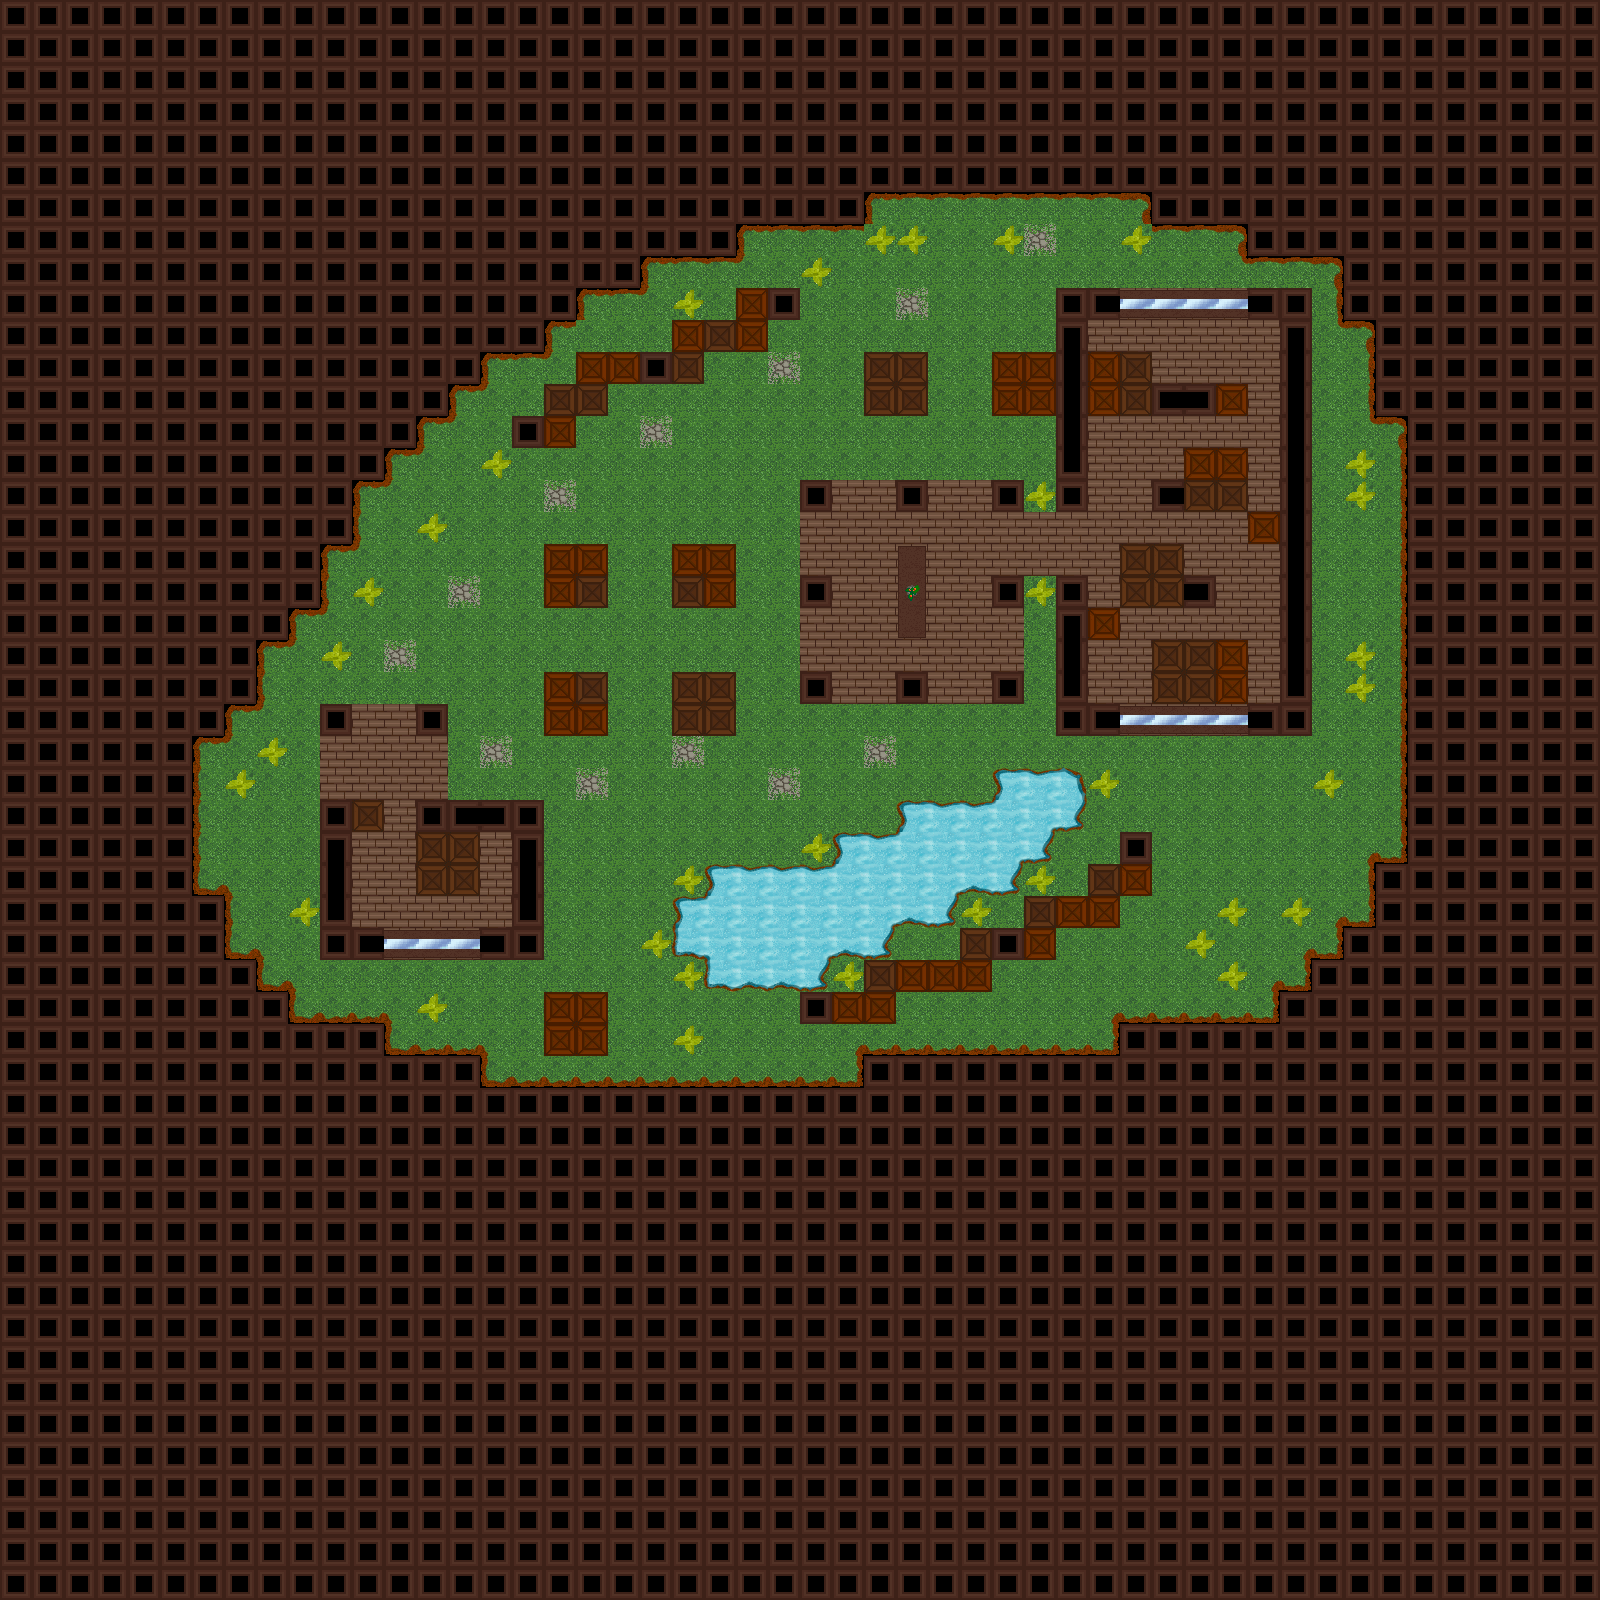

This game map was drawn from its Tiled (.tmx) file and the tilesets committed beside it. A one-line description and the trimmed map source follow:
An orthogonal 50x50 tile map with 32x32 px tiles, 6 tile layers (floor, water, unbreakable, breakable, ...) and 4 objects (player3, player0, player2, player1).

<map version="1.0" orientation="orthogonal" renderorder="right-down" width="50" height="50" tilewidth="32" tileheight="32" nextobjectid="6">
 <properties>
  <property name="ambientLight" type="float" value="0.5" />
 </properties>
 <tileset firstgid="1" name="blank_tileset_max_size" tilewidth="32" tileheight="32" tilecount="256" columns="16">
  <image source="blank_tileset_max_size.png" trans="ff00ff" width="512" height="512" />
  <terraintypes>
   <terrain name="Grama" tile="-1" />
   <terrain name="Ã�gua" tile="-1" />
   <terrain name="Nada" tile="-1" />
  </terraintypes>
  <tile id="2" terrain="0,0,0,0" />
  <tile id="3" terrain="0,0,0,0" />
  <tile id="35" terrain="2,2,2,0" />
  <tile id="36" terrain="2,2,0,0" />
  <tile id="37" terrain="2,2,0,2" />
  <tile id="38" terrain="2,0,0,0" />
  <tile id="51" terrain="2,0,2,0" />
  <tile id="52" terrain="0,0,0,0" />
  <tile id="53" terrain="0,2,0,2" />
  <tile id="54" terrain="0,2,0,0" />
  <tile id="67" terrain="2,0,2,2" />
  <tile id="68" terrain="0,0,2,2" />
  <tile id="69" terrain="0,2,2,2" />
  <tile id="70" terrain="0,0,0,2" />
  <tile id="82" terrain="0,1,1,1" />
  <tile id="86" terrain="0,0,2,0" />
  <tile id="98" terrain="1,0,1,1" />
  <tile id="99" terrain="0,0,0,1" />
  <tile id="100" terrain="0,0,1,1" />
  <tile id="101" terrain="0,0,1,0" />
  <tile id="114" terrain="1,1,1,0" />
  <tile id="115" terrain="0,1,0,1" />
  <tile id="116" terrain="1,1,1,1" />
  <tile id="117" terrain="1,0,1,0" />
  <tile id="130" terrain="1,1,0,1" />
  <tile id="131" terrain="0,1,0,0" />
  <tile id="132" terrain="1,1,0,0" />
  <tile id="133" terrain="1,0,0,0" />
 </tileset>
 <layer name="floor" width="50" height="50">
  <data>[2500 cells, 809 non-empty, 16 distinct tile ids]</data>
 </layer>
 <layer name="water" width="50" height="50">
  <data>[2500 cells, 60 non-empty, 14 distinct tile ids]</data>
 </layer>
 <layer name="unbreakable" width="50" height="50">
  <data>[2500 cells, 67 non-empty, 6 distinct tile ids]</data>
 </layer>
 <layer name="breakable" width="50" height="50">
  <data>[2500 cells, 89 non-empty, 4 distinct tile ids]</data>
 </layer>
 <objectgroup name="Player">
  <object id="2" name="Player 3" type="player3" x="352" y="896" width="32" height="32">
   <properties>
    <property name="angle" type="float" value="0" />
   </properties>
   <ellipse />
  </object>
  <object id="3" name="Player 0" type="player0" x="704" y="384" width="32" height="32">
   <properties>
    <property name="angle" type="float" value="0" />
   </properties>
   <ellipse />
  </object>
  <object id="4" name="Player 2" type="player2" x="1248" y="928" width="32" height="32">
   <properties>
    <property name="angle" type="float" value="0" />
   </properties>
   <ellipse />
  </object>
  <object id="5" name="Player 1" type="player1" x="1248" y="320" width="32" height="32">
   <properties>
    <property name="angle" type="float" value="0" />
   </properties>
   <ellipse />
  </object>
 </objectgroup>
 <objectgroup name="Light" />
 <layer name="ceiling" width="50" height="50">
  <data>[2500 cells, 0 non-empty, 0 distinct tile ids]</data>
 </layer>
 <layer name="fall" width="50" height="50">
  <data>[2500 cells, 1646 non-empty, 1 distinct tile ids]</data>
 </layer>
</map>
